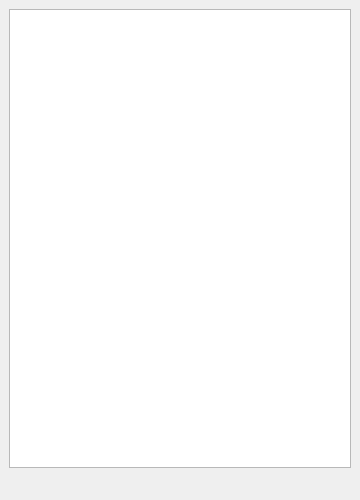
<?xml version="1.0" encoding="UTF-8"?>
<ui version="4.0">
 <class>UnTech::GuiQt::MetaSprite::MetaSprite::FrameContentsDock</class>
 <widget class="QDockWidget" name="UnTech::GuiQt::MetaSprite::MetaSprite::FrameContentsDock">
  <property name="geometry">
   <rect>
    <x>0</x>
    <y>0</y>
    <width>360</width>
    <height>500</height>
   </rect>
  </property>
  <property name="sizePolicy">
   <sizepolicy hsizetype="MinimumExpanding" vsizetype="MinimumExpanding">
    <horstretch>0</horstretch>
    <verstretch>0</verstretch>
   </sizepolicy>
  </property>
  <property name="features">
   <set>QDockWidget::DockWidgetMovable</set>
  </property>
  <property name="windowTitle">
   <string>Frame Contents</string>
  </property>
  <widget class="QWidget" name="dockWidgetContents">
   <layout class="QVBoxLayout" name="verticalLayout">
    <item>
     <widget class="GuiQt::Accessor::MultipleSelectionTableView" name="frameContents">
      <property name="sizePolicy">
       <sizepolicy hsizetype="MinimumExpanding" vsizetype="MinimumExpanding">
        <horstretch>0</horstretch>
        <verstretch>2</verstretch>
       </sizepolicy>
      </property>
      <property name="minimumSize">
       <size>
        <width>330</width>
        <height>100</height>
       </size>
      </property>
      <property name="horizontalScrollBarPolicy">
       <enum>Qt::ScrollBarAlwaysOff</enum>
      </property>
     </widget>
    </item>
    <item>
     <widget class="QToolBar" name="frameContentsButtons">
      <property name="movable">
       <bool>false</bool>
      </property>
      <property name="iconSize">
       <size>
        <width>16</width>
        <height>16</height>
       </size>
      </property>
      <property name="floatable">
       <bool>false</bool>
      </property>
     </widget>
    </item>
   </layout>
  </widget>
 </widget>
 <customwidgets>
  <customwidget>
   <class>GuiQt::Accessor::MultipleSelectionTableView</class>
   <extends>QTreeView</extends>
   <header>gui-qt/accessor/multipleselectiontableview.h</header>
  </customwidget>
 </customwidgets>
 <resources/>
 <connections/>
</ui>
